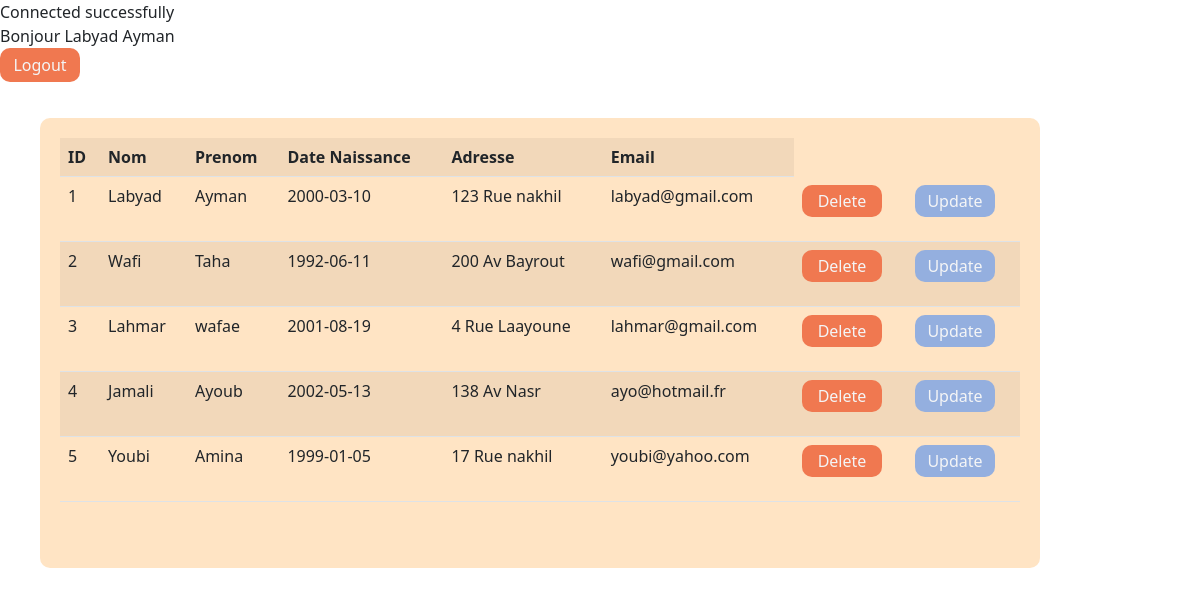
/Display_Client.php (signed in), run on the app's committed database.
### tables this page shows
CREATE TABLE Client (
  `idClient` INT ,
  `NomClient` VARCHAR(45),
  `PrenomClient` VARCHAR(45) ,
  `DateNaiss` DATE,
  `AdressClient` VARCHAR(60),
  `Email` VARCHAR(45) unique,
   `passwd` varchar(20) NOT NULL,
  PRIMARY KEY (`idClient`)
  );

### Display_Client.php (the view, shortened to what this page needs)
<html>
    <head>
        <link rel="stylesheet" href="css/style.css"/>
        <link rel="stylesheet" href="css/bootstrap.min.css"/>
    </head>
    <body>
    <?php
    require 'db.php';
    $sql = "SELECT * from client";
    $result = $conn->query($sql);
    ?>
        <div class="bjr">
            <?php
                $msg= "Bonjour ".$_SESSION["client_nom"]." ".$_SESSION["client_prenom"];
                echo $msg;
            ?>
            <form action="Logout.php">
                        <input type="submit" class="s2" value="Logout">
                    </form>
        </div>
        <div class="b1">
        <table class="table table-striped">
            <tr>
                <th>ID</th>
                <th> Nom</th>
                <th> Prenom </th>
                <th> Date Naissance</th>
                <th> Adresse</th>
                <th> Email</th>
            </tr>
            <?php while($row = $result->fetch_assoc()) { ?>
            <tr>
                <td><?php echo $row["idClient"]; ?></td>
                <td><?php echo $row["NomClient"] ?></td>
                <td><?php echo $row["PrenomClient"]; ?></td>
                <td><?php echo $row["DateNaiss"]; ?></td>
                <td><?php echo $row["AdressClient"]; ?></td>
                <td><?php echo $row["Email"]; ?></td>
                <td>
                    <form action="Delete_Client.php" method="POST">
                        <input type="submit" class="s2" value="Delete">
                    </form>
                </td>
                <td>
                    <form action="Update_Form.php" method="POST">
                        <input type="submit" class="s3" value="Update">
                    </form>
                </td>
            </tr> <?php } ?>
        </table>
    </div>
    </body>
</html>

### db.php
<?php
$servername = "localhost";
$username = "root";
$password = "bismiL@hiRahman";
$dbname = "ecommerce2";
$conn = new mysqli($servername, $username, $password,$dbname);
if ($conn->connect_error) {
    echo("Connection failed: " . $conn->connect_error);
    echo "<br>";
}
else {
    echo "Connected successfully";
    echo "<br>";
}
?>

### css/style.css (style rules this page uses)
.b1 { position: relative; left: 40px; top: 20px; width: 1000px; height: 450px; background-color: bisque; border-radius: 10px; padding: 20px; }
.b1 td { padding:10px; }
.s2 { padding: 5px; border-radius: 10px; background-color: rgb(240, 120, 80); color: rgb(244, 245, 246); width: 80px; border: 1px; }
.s3 { padding: 5px; border-radius: 10px; background-color: rgb(148, 175, 223); color: rgb(244, 245, 246); width: 80px; border: 1px; }

### data on the page
client: idClient "1", NomClient "Labyad", PrenomClient "Ayman", DateNaiss "2000-03-10", AdressClient "123 Rue nakhil", Email "labyad@gmail.com"
client: idClient "2", NomClient "Wafi", PrenomClient "Taha", DateNaiss "1992-06-11", AdressClient "200 Av Bayrout", Email "wafi@gmail.com"
client: idClient "3", NomClient "Lahmar", PrenomClient "wafae", DateNaiss "2001-08-19", AdressClient "4 Rue Laayoune", Email "lahmar@gmail.com"
client: idClient "4", NomClient "Jamali", PrenomClient "Ayoub", DateNaiss "2002-05-13", AdressClient "138 Av Nasr", Email "ayo@hotmail.fr"
client: idClient "5", NomClient "Youbi", PrenomClient "Amina", DateNaiss "1999-01-05", AdressClient "17 Rue nakhil", Email "youbi@yahoo.com"

### other printed values
$msg "Bonjour Labyad Ayman"
